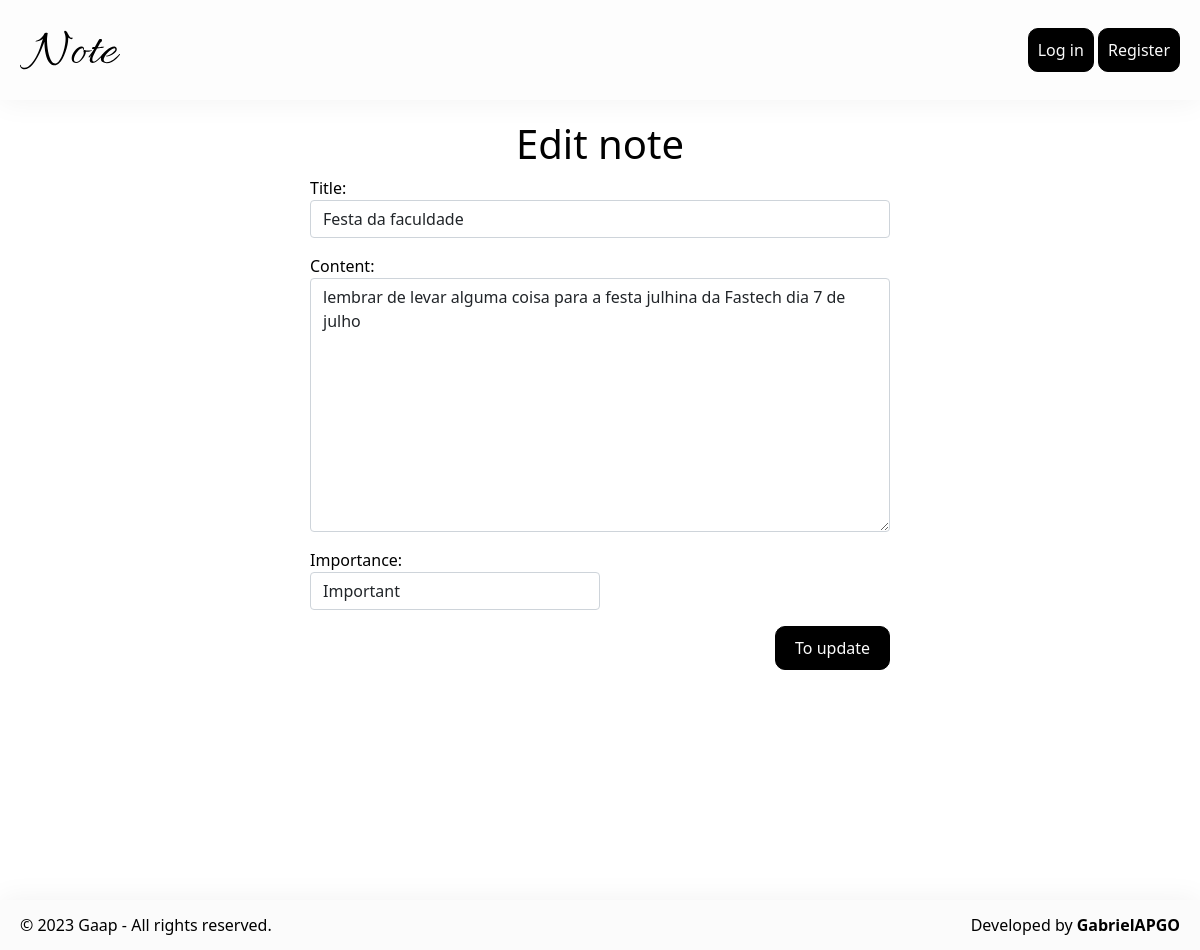
Screenshot of /note-update/20 with the database file from the repository.
### app/models.py (models this page shows, shortened)
class Notes(models.Model):
    title = models.CharField(max_length=100)
    content = models.TextField()
    importance = models.IntegerField()
    create_at = models.DateTimeField(auto_now_add=True)
    user = models.ForeignKey(User, on_delete=models.PROTECT)
    class Meta:
        verbose_name = 'Note'
        verbose_name_plural = 'Notes'
        ordering = ['id']

### app/views.py (the view)
# urls.py: path('note-update/<int:id>', views.note_update, name='note-update'),
def note_update(request, id):
    note = get_object_or_404(Notes, id=id)
    form = NotesForm(request.POST or None, request.FILES or None, instance=note)
    if form.is_valid():
        form.save()
        messages.success(request, 'The note has been successfully updated.')
        return HttpResponseRedirect(reverse('note', args=[note.id]))
    return render(request, 'note_update.html', {"form": form})

### app/forms.py
class NotesForm(forms.ModelForm):
    title = forms.CharField(widget=forms.TextInput(attrs={'style': 'width: 100%;', 'class': 'form-control'}))
    content = forms.CharField(widget=forms.Textarea(attrs={'style': 'width: 100%;', 'class': 'form-control'}))
    importance = forms.ChoiceField(widget=forms.Select(attrs={'style': 'width: 50%;', 'class': 'form-control'}), choices = (("0", "No"),("1", "Little important"),("2", "Important"),("3", "Very important"),))
    class Meta:
        model = Notes
        fields = ['title', 'content', 'importance']

### app/templates/note_update.html (shortened to what this page needs)
{% extends 'base.html' %}
{% block content %}
    {% load static %}
	<div>
		<div class="centralize">
			<h1>Edit note</h1>
		</div>
		<div class="col-md-6 offset-md-3">
			<form method="post" action="{% if request.method == 'POST' %}{% url 'new-note' %}{% endif %}" enctype="multipart/form-data">
				{{ form.as_p }}
				<div class="centralize" style="justify-content: right;">
                    <input style="padding: 9px 19px;" type="submit" class="btn-1" value="To update">
                </div>
			</form>
		</div>
	</div>
{% endblock %}

### app/static/app/css/style.css (style rules this page uses)
:root { --color-primary: #000; --color-secondary: #000; --background-primary: #fbfbfb; --background-secondary: #fbfbfb; }
* { color: #000; margin: 0; padding: 0; }
body { min-height: 100vh; position: relative; }
.centralize { display: flex; justify-content: center; align-items: center; }
.btn-1 { background: var(--color-primary); color: var(--background-primary); padding: 9px; border: 1px solid var(--color-primary); border-radius: 10px; display: inline-block; }

### rows the page displays
Notes: title "Festa da faculdade", content "lembrar de levar alguma coisa para a festa julhina da Fastech dia 7 de julho", importance "Important"
